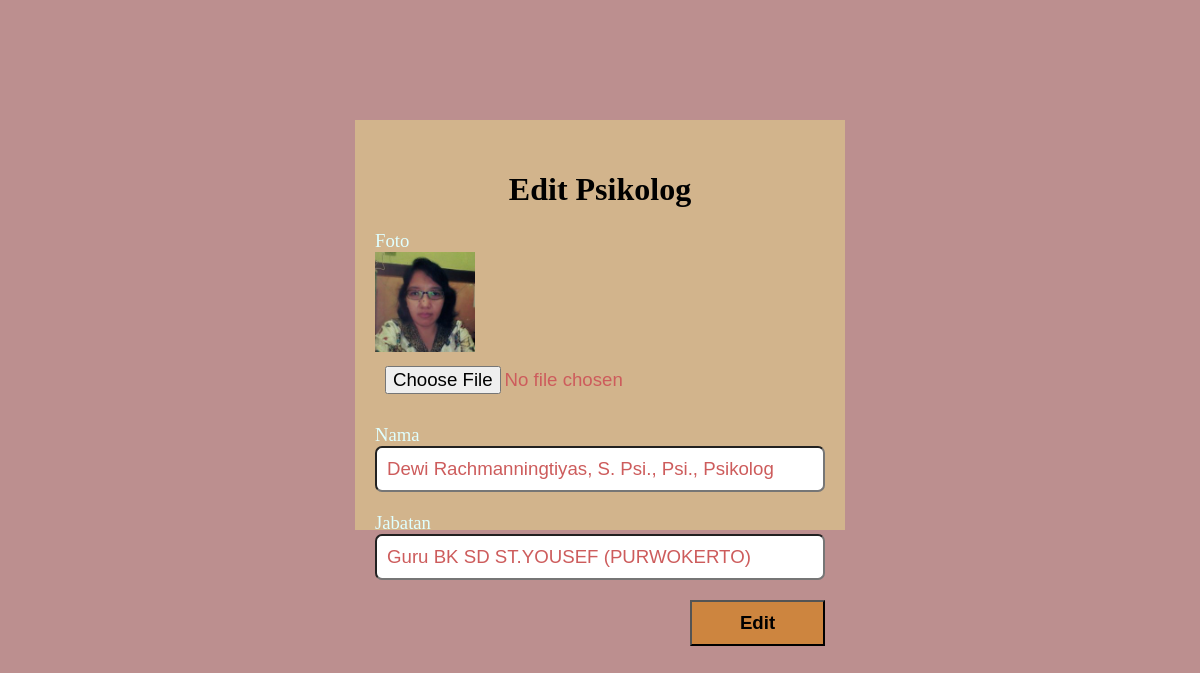
Page /admin/editpsikolog.php?id=16 (signed in) on the committed database.
### tables this page shows
CREATE TABLE `psikolog` (
  `id` int(11) NOT NULL,
  `foto` varchar(200) NOT NULL,
  `nama` varchar(85) NOT NULL,
  `jabatan` varchar(85) NOT NULL
);

### function.php (called while the page is built, shortened)
<?php
$koneksi = mysqli_connect("db4free.net:3306", "kelompok8", "1sampai2", "db_psikolog");
function query($query)
{
	global $koneksi;
	$res = mysqli_query($koneksi, $query);
	$rows = [];
	while ($row = mysqli_fetch_assoc($res)) {
		$rows[] = $row;
	}
	return $rows;
}

### admin/editpsikolog.php (the view, shortened to what this page needs)
<?php
include '../function.php';
$id=$_GET["id"];
$data= query("SELECT * FROM psikolog WHERE id = $id")[0];
?>
<!DOCTYPE html>
<html>
<head>
	<link rel="stylesheet" type="text/css" href="../CSS/style.css">
</head>
<body>
	<div class="form">
		<form action="" method="POST" enctype="multipart/form-data">
		<h1 align="center">Edit Psikolog</h1>
		<label for="foto">Foto</label>
		<br>
		<img src="../img/foto/<?php echo $data["foto"] ?>" height="100" width="100">
		<input type="file" name="foto" id="foto" class="forminput">
		<label for="nama">Nama</label>
		<input type="text" name="nama" id="nama" required="" class="forminput" value="<?php echo $data["nama"] ?>" autocomplete="off">
		<label for="jabatan">Jabatan</label>
		<input type="text" name="jabatan" id="jabatan" required="" class="forminput" value="<?php echo $data["jabatan"] ?>" autocomplete="off">
		<input type="submit" name="edit" value="Edit" class="tombolsubmit">
	</form>
	</div>
</body>
</html>

### CSS/style.css (style rules this page uses)
body { background-color: #bc8f8f; font-variant: 16px/20px arial; }
label { font-size: 14pt; color: #e0ffff; }
.form { width: 450px; height: 350px; background: #d2b48c; margin: 120px auto; padding: 30px 20px; }
.forminput { box-sizing: border-box; width: 100%; padding: 10px; font-size: 14pt; margin-bottom: 20px; color: #cd5c5c; border-radius: 7px; }
.tombolsubmit { text-align: center; background: #cd853f; font-size: 14pt; width: 30%; padding: 10px 20px; float: right; cursor: pointer; font-weight: bold; }

### rows in the picture
psikolog: foto (picture), nama "Dewi Rachmanningtiyas, S. Psi., Psi., Psikolog", jabatan "Guru BK SD ST.YOUSEF (PURWOKERTO)"
